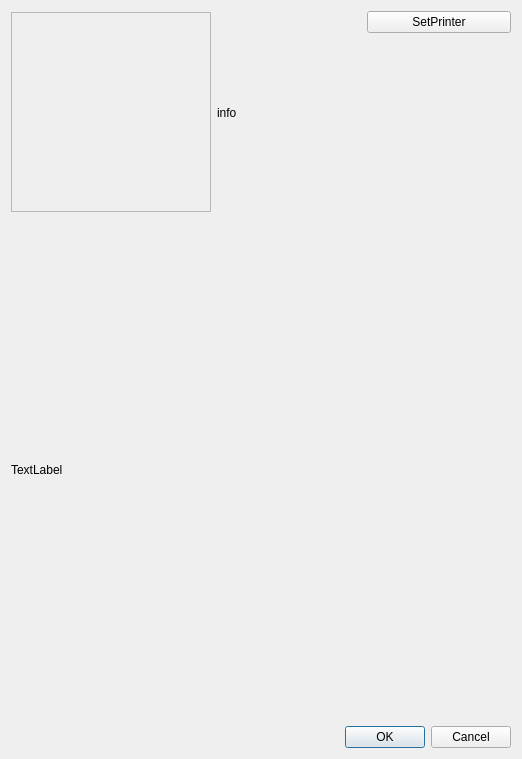
<?xml version="1.0" encoding="UTF-8"?>
<ui version="4.0">
 <class>ITrkPrintDialog</class>
 <widget class="QDialog" name="ITrkPrintDialog">
  <property name="geometry">
   <rect>
    <x>0</x>
    <y>0</y>
    <width>520</width>
    <height>759</height>
   </rect>
  </property>
  <property name="windowTitle">
   <string>Dialog</string>
  </property>
  <layout class="QVBoxLayout" name="verticalLayout">
   <item>
    <layout class="QVBoxLayout" name="verticalLayout_2">
     <item>
      <layout class="QHBoxLayout" name="horizontalLayout">
       <item>
        <widget class="QFrame" name="frameCanvas">
         <property name="minimumSize">
          <size>
           <width>200</width>
           <height>200</height>
          </size>
         </property>
         <property name="maximumSize">
          <size>
           <width>200</width>
           <height>200</height>
          </size>
         </property>
         <property name="frameShape">
          <enum>QFrame::StyledPanel</enum>
         </property>
         <property name="frameShadow">
          <enum>QFrame::Raised</enum>
         </property>
        </widget>
       </item>
       <item>
        <widget class="QLabel" name="labelInfo">
         <property name="text">
          <string>info</string>
         </property>
        </widget>
       </item>
       <item>
        <layout class="QVBoxLayout" name="verticalLayout_3">
         <item>
          <widget class="QPushButton" name="pushSetPrinter">
           <property name="text">
            <string>SetPrinter</string>
           </property>
          </widget>
         </item>
         <item>
          <spacer name="verticalSpacer">
           <property name="orientation">
            <enum>Qt::Vertical</enum>
           </property>
           <property name="sizeHint" stdset="0">
            <size>
             <width>20</width>
             <height>40</height>
            </size>
           </property>
          </spacer>
         </item>
        </layout>
       </item>
      </layout>
     </item>
     <item>
      <widget class="QLabel" name="label">
       <property name="minimumSize">
        <size>
         <width>500</width>
         <height>500</height>
        </size>
       </property>
       <property name="maximumSize">
        <size>
         <width>500</width>
         <height>500</height>
        </size>
       </property>
       <property name="text">
        <string>TextLabel</string>
       </property>
      </widget>
     </item>
    </layout>
   </item>
   <item>
    <widget class="QDialogButtonBox" name="buttonBox">
     <property name="sizePolicy">
      <sizepolicy hsizetype="Expanding" vsizetype="Fixed">
       <horstretch>0</horstretch>
       <verstretch>0</verstretch>
      </sizepolicy>
     </property>
     <property name="standardButtons">
      <set>QDialogButtonBox::Cancel|QDialogButtonBox::Ok</set>
     </property>
     <property name="centerButtons">
      <bool>false</bool>
     </property>
    </widget>
   </item>
  </layout>
 </widget>
 <resources/>
 <connections>
  <connection>
   <sender>buttonBox</sender>
   <signal>accepted()</signal>
   <receiver>ITrkPrintDialog</receiver>
   <slot>accept()</slot>
   <hints>
    <hint type="sourcelabel">
     <x>436</x>
     <y>271</y>
    </hint>
    <hint type="destinationlabel">
     <x>436</x>
     <y>146</y>
    </hint>
   </hints>
  </connection>
  <connection>
   <sender>buttonBox</sender>
   <signal>rejected()</signal>
   <receiver>ITrkPrintDialog</receiver>
   <slot>reject()</slot>
   <hints>
    <hint type="sourcelabel">
     <x>241</x>
     <y>233</y>
    </hint>
    <hint type="destinationlabel">
     <x>241</x>
     <y>233</y>
    </hint>
   </hints>
  </connection>
 </connections>
</ui>
